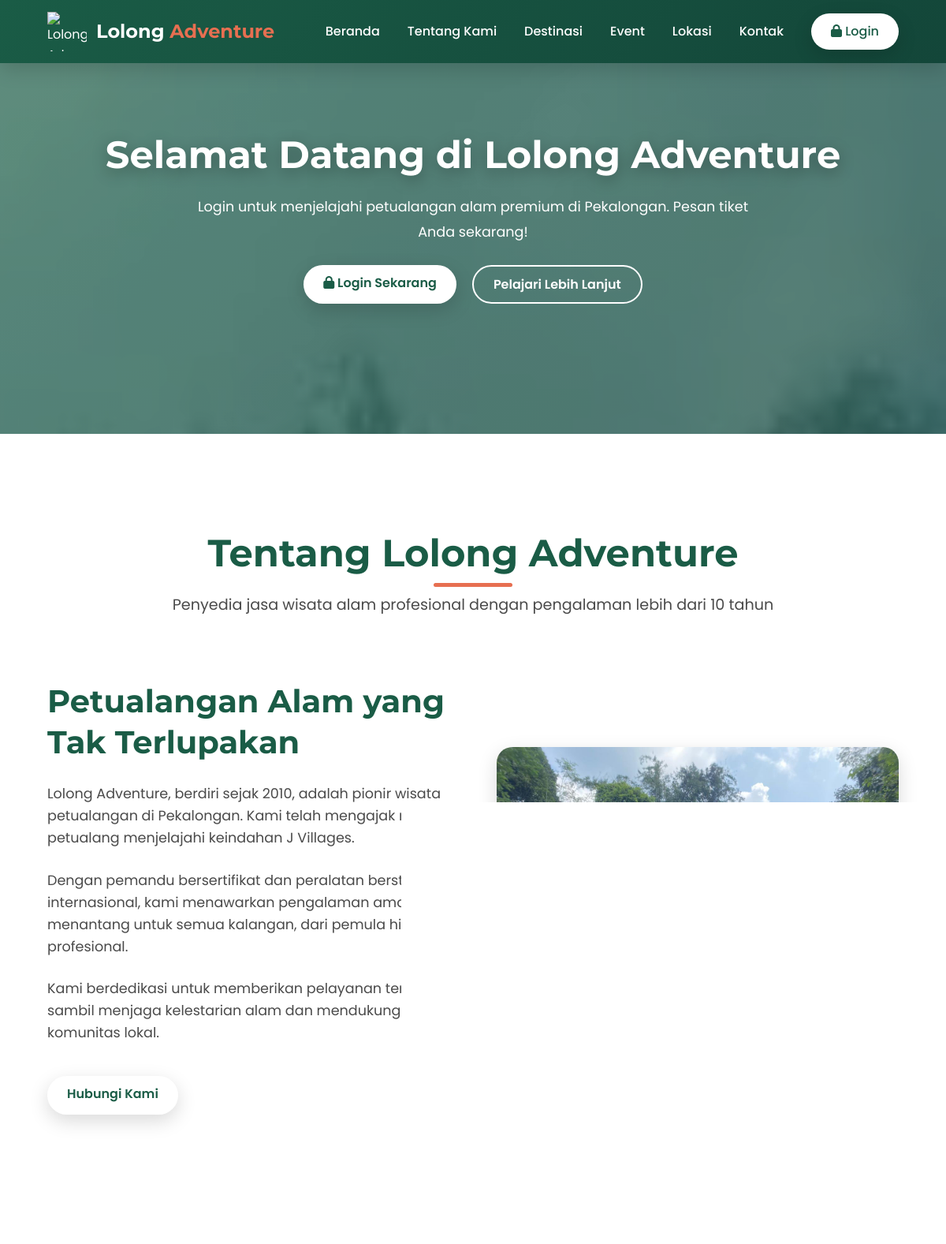
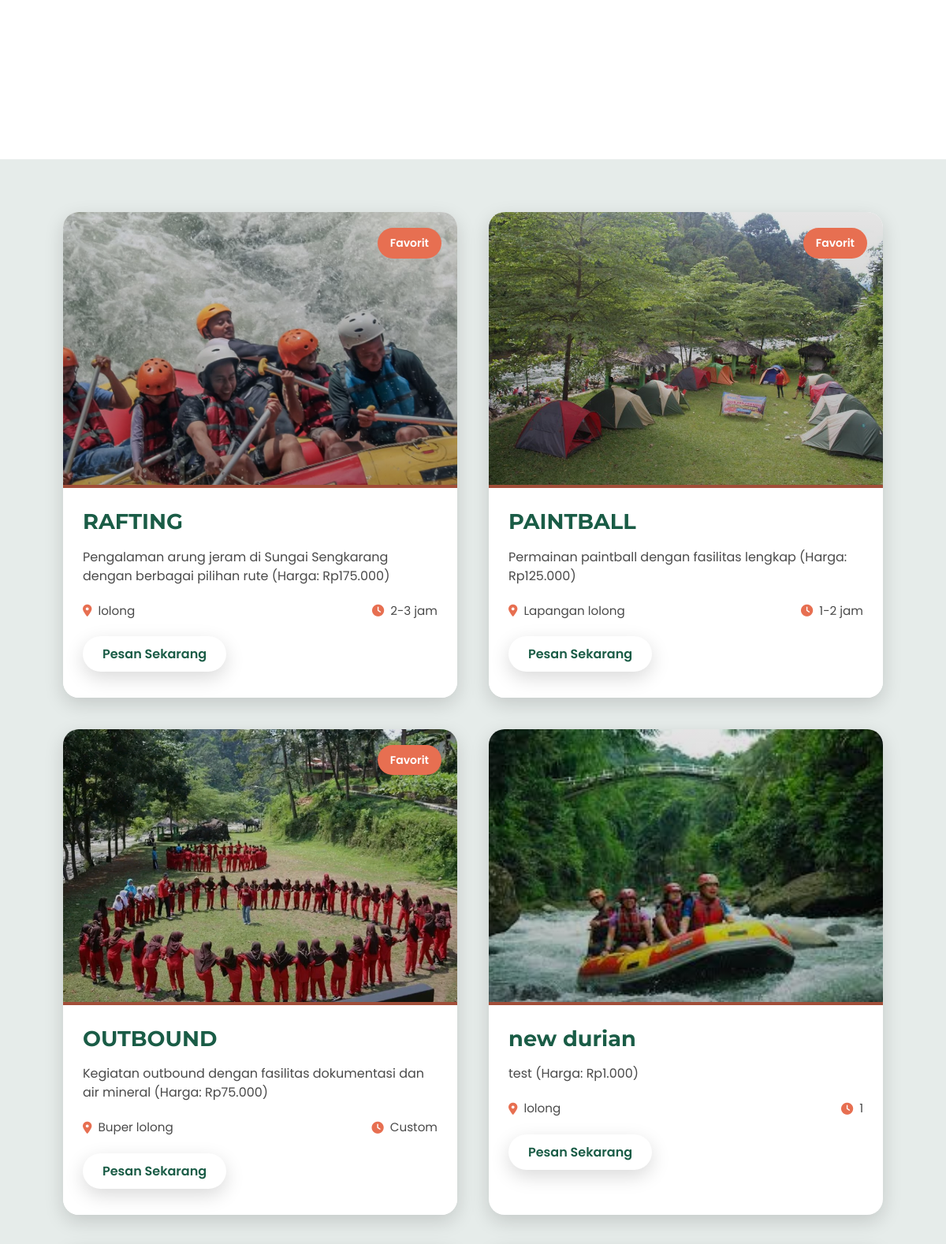
Screenshot of /landingpage.php (upper part) with the database file from the repository (2 pictures, top to bottom).
### tables this page shows
CREATE TABLE `destinations` (
  `id` int(11) NOT NULL,
  `name` varchar(100) NOT NULL,
  `location` varchar(100) NOT NULL,
  `description` text DEFAULT NULL,
  `duration` varchar(50) DEFAULT NULL,
  `price` decimal(10,2) DEFAULT NULL,
  `difficulty` enum('easy','medium','hard') DEFAULT NULL,
  `image_url` varchar(255) DEFAULT 'default.jpg',
  `is_featured` tinyint(1) DEFAULT 0,
  `created_at` timestamp NOT NULL DEFAULT current_timestamp(),
  `updated_at` timestamp NOT NULL DEFAULT current_timestamp() ON UPDATE current_timestamp(),
  `status` enum('active','inactive') DEFAULT 'active'
);

### landingpage.php (the view, shortened to what this page needs)
<?php
require_once 'config/database.php';
try {
  $stmt = $pdo->prepare("SELECT * FROM destinations WHERE status = 'active'");
  $stmt->execute();
  $destinations = $stmt->fetchAll(PDO::FETCH_ASSOC);
} catch (PDOException $e) {
  error_log("Database Error (Destinations): " . $e->getMessage());
  $destinations = [];
  $_SESSION['error'] = "Gagal mengambil data destinasi: " . htmlspecialchars($e->getMessage());
}
?>
<!DOCTYPE html>
<html lang="id">
<head>
  <link rel="stylesheet" href="https://cdnjs.cloudflare.com/ajax/libs/aos/2.3.4/aos.css">
  <link rel="stylesheet" href="https://cdnjs.cloudflare.com/ajax/libs/font-awesome/6.4.0/css/all.min.css">
</head>
<body>
  <div class="particles" id="particles"></div>
  <nav class="navbar">
    <div class="logo">
      <img src="assets/images/logo.png" alt="Lolong Adventure Logo">
      <div class="logo-text">Lolong <span>Adventure</span></div>
    </div>
    <div class="nav-links" id="navLinks">
      <a href="#home">Beranda</a>
      <a href="#about">Tentang Kami</a>
      <a href="#destinations">Destinasi</a>
      <a href="#events">Event</a>
      <a href="#location">Lokasi</a>
      <a href="#contact">Kontak</a>
      <?php if (isset($_SESSION['user_id'])): ?>
        <a href="profile.php" class="btn btn-primary"><i class="fas fa-user"></i> Profil</a>
      <?php else: ?>
        <a href="login.php" class="btn btn-primary"><i class="fas fa-lock"></i> Login</a>
      <?php endif; ?>
    </div>
  </nav>
  <?php if (isset($_SESSION['user_id'])): ?>
    <section class="hero" id="home">
      <div class="floating-elements">
        <div class="floating-element" style="width: 120px; height: 120px; top: 15%; left: 5%; animation-delay: 0s;"></div>
        <div class="floating-element" style="width: 180px; height: 180px; top: 65%; left: 85%; animation-delay: 2s;"></div>
        <div class="floating-element" style="width: 100px; height: 100px; top: 75%; left: 15%; animation-delay: 4s;"></div>
        <div class="floating-element" style="width: 140px; height: 140px; top: 25%; left: 75%; animation-delay: 6s;"></div>
      </div>
      <div class="hero-content">
        <h1 data-aos="fade-up" data-aos-delay="200">Selamat Datang, <?php echo htmlspecialchars($_SESSION['full_name']); ?>!</h1>
        <p data-aos="fade-up" data-aos-delay="400">Rasakan sensasi wisata alam premium bersama pemandu profesional. Nikmati rafting, camping, dan outbound dengan standar keselamatan terbaik.</p>
        <div class="cta-buttons" data-aos="fade-up" data-aos-delay="600">
          <a href="booking.php" class="btn btn-primary"><i class="fas fa-ticket-alt"></i> Pesan Sekarang</a>
          <a href="#events" class="btn btn-secondary">Event Terbaru</a>
        </div>
      </div>
    </section>
  <?php else: ?>
    <section class="hero" id="welcome">
      <div class="hero-content">
        <h1 data-aos="fade-up" data-aos-delay="200">Selamat Datang di Lolong Adventure</h1>
        <p data-aos="fade-up" data-aos-delay="400">Login untuk menjelajahi petualangan alam premium di Pekalongan. Pesan tiket Anda sekarang!</p>
        <div class="cta-buttons" data-aos="fade-up" data-aos-delay="600">
          <a href="login.php" class="btn btn-primary"><i class="fas fa-lock"></i> Login Sekarang</a>
          <a href="#about" class="btn btn-secondary">Pelajari Lebih Lanjut</a>
        </div>
      </div>
    </section>
  <?php endif; ?>
  <section class="section" id="about">
    <div class="section-title" data-aos="fade-up">
      <h2>Tentang Lolong Adventure</h2>
      <p>Penyedia jasa wisata alam profesional dengan pengalaman lebih dari 10 tahun</p>
    </div>
    <div class="about-content">
      <div class="about-text" data-aos="fade-right">
        <h3>Petualangan Alam yang Tak Terlupakan</h3>
        <p>Lolong Adventure, berdiri sejak 2010, adalah pionir wisata petualangan di Pekalongan. Kami telah mengajak ribuan petualang menjelajahi keindahan J Villages.</p>
        <p>Dengan pemandu bersertifikat dan peralatan berstandar internasional, kami menawarkan pengalaman aman dan menantang untuk semua kalangan, dari pemula hingga profesional.</p>
        <p>Kami berdedikasi untuk memberikan pelayanan terbaik sambil menjaga kelestarian alam dan mendukung komunitas lokal.</p>
        <div class="cta-buttons" style="justify-content: flex-start; margin-top: 40px;">
          <a href="#contact" class="btn btn-primary">Hubungi Kami</a>
          <a href="<?php echo isset($_SESSION['user_id']) ? 'booking.php' : 'login.php'; ?>" class="btn btn-secondary">Pesan Tiket</a>
        </div>
      </div>
      <div class="about-image" data-aos="fade-left" data-aos-delay="200">
        <img src="assets/images/landingpage/bg_landingpage.jpg" alt="Tim Lolong Adventure">
      </div>
    </div>
  </section>
  <section class="section destinations" id="destinations" style="background-color: var(--secondary);">
    <div class="section-title" data-aos="fade-up">
      <h2>Destinasi Wisata</h2>
      <p>Jelajahi pengalaman menakjubkan bersama kami</p>
    </div>
    <div class="destination-grid">
      <?php foreach ($destinations as $index => $destination): ?>
        <div class="destination-card" data-aos="fade-up" data-aos-delay="<?php echo 100 + ($index * 100); ?>">
          <div class="card-image">
            <img src="assets/images/destinations/<?php echo htmlspecialchars($destination['image_url']); ?>" alt="<?php echo htmlspecialchars($destination['name']); ?>">
            <?php if ($destination['is_featured']): ?>
              <span class="card-badge"><?php echo $destination['name'] === 'Arung Jeram' ? 'Populer' : 'Favorit'; ?></span>
            <?php endif; ?>
          </div>
          <div class="card-content">
            <h3><?php echo htmlspecialchars($destination['name']); ?></h3>
            <p><?php echo htmlspecialchars($destination['description']); ?> (Harga: Rp<?php echo number_format($destination['price'], 0, ',', '.'); ?>)</p>
            <div class="card-meta">
              <span><i class="fas fa-map-marker-alt"></i> <?php echo htmlspecialchars($destination['location']); ?></span>
              <span><i class="fas fa-clock"></i> <?php echo htmlspecialchars($destination['duration']); ?></span>
            </div>
            <a href="<?php echo isset($_SESSION['user_id']) ? 'booking.php?package=' . urlencode(strtolower(str_replace(' ', '-', $destination['name']))) : 'login.php'; ?>" class="btn btn-primary w-full mt-5">Pesan Sekarang</a>
          </div>
        </div>
      <?php endforeach; ?>
    </div>
  </section>
</body>
</html>

### rows the page displays
destinations: image_url (picture), is_featured "Favorit", name "RAFTING", description "Pengalaman arung jeram di Sungai Sengkarang dengan berbagai pilihan rute", price "175.000", location "lolong", duration "2-3 jam"
destinations: image_url (picture), is_featured "Favorit", name "PAINTBALL", description "Permainan paintball dengan fasilitas lengkap", price "125.000", location "Lapangan lolong", duration "1-2 jam"
destinations: image_url (picture), is_featured "Favorit", name "OUTBOUND", description "Kegiatan outbound dengan fasilitas dokumentasi dan air mineral", price "75.000", location "Buper lolong", duration "Custom"
destinations: image_url (picture), name "new durian", description "test", price "1.000", location "lolong", duration "1"
